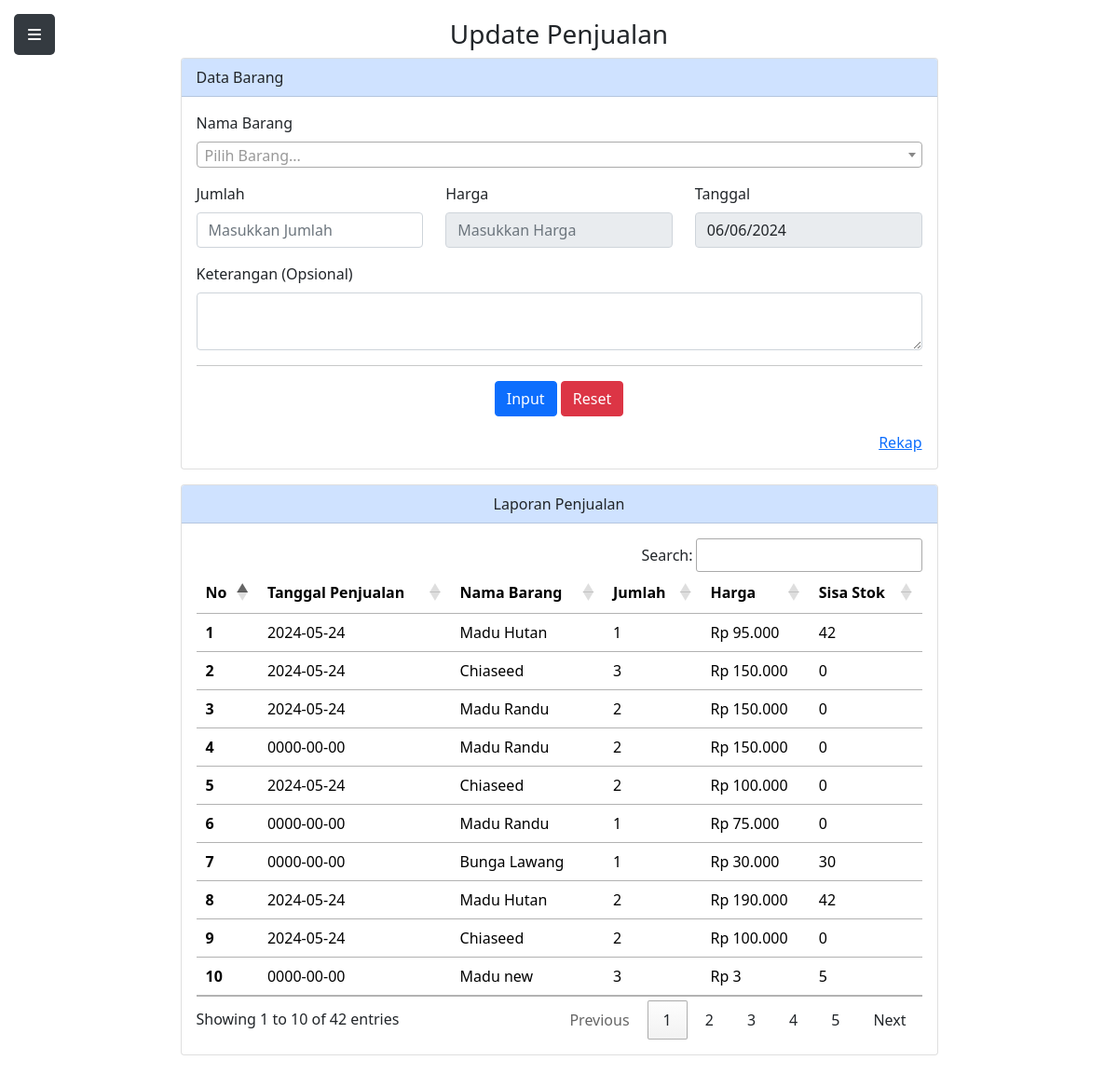
The app's page /update.php (signed in) with its own data.
### tables this page shows
CREATE TABLE `penjualan` (
  `id_penjualan` int(11) NOT NULL,
  `id_barang` int(11) DEFAULT NULL,
  `jumlah_barang_terjual` int(11) DEFAULT NULL,
  `harga_total` decimal(10,2) DEFAULT NULL,
  `tanggal_penjualan` date DEFAULT NULL,
  `keterangan` varchar(255) DEFAULT NULL
);

CREATE TABLE `barang` (
  `id_barang` int(11) NOT NULL,
  `nama_barang` varchar(255) DEFAULT NULL,
  `harga_barang` decimal(10,2) DEFAULT NULL,
  `jumlah_stok` int(11) DEFAULT NULL,
  `is_deleted` tinyint(1) DEFAULT 0
);

### update.php (the view, shortened to what this page needs)
<!doctype html>
<html lang="en">
  <head>
    <?php
    function formatRupiah($angka){
        return 'Rp ' . number_format($angka, 0, ',', '.');
    }
    ?>
    <link href="style.css" rel="stylesheet">
    <link href="https://cdnjs.cloudflare.com/ajax/libs/font-awesome/5.15.4/css/all.min.css" rel="stylesheet">
    <link href="https://cdnjs.cloudflare.com/ajax/libs/select2/4.0.13/css/select2.min.css" rel="stylesheet">
    <link href="https://cdnjs.cloudflare.com/ajax/libs/bootstrap/5.1.3/css/bootstrap.min.css" rel="stylesheet">
    <link rel="stylesheet" href="https://cdn.datatables.net/1.11.5/css/jquery.dataTables.min.css">
    <link rel="stylesheet" href="https://cdn.datatables.net/buttons/2.2.2/css/buttons.dataTables.min.css">
  </head>
  <body>
    <?php require("sidebar.php"); ?>
    <div class="content" id="content">
        <h3 class="text-center">Update Penjualan</h3>
        <div class="container">
            <div class="row">
                <div class="col-md-9 mx-auto">
                    <div class="card mb-3">
                        <div class="card-header bg-primary-subtle">Data Barang</div>
                        <div class="card-body">
                            <form action="input_penjualan.php" id="input_jual" method="POST">
                                <div class="col mb-3">
                                    <label for="namabarang" class="form-label">Nama Barang</label>
                                </div>
                                <div class="row">
                                    <div class="mb-3 col">
                                        <label for="jumlah" class="form-label">Jumlah</label>
                                        <input type="number" class="form-control" name="tjumlah" id="jumlah" placeholder="Masukkan Jumlah">
                                    </div>
                                    <div class="mb-3 col">
                                        <label for="harga" class="form-label">Harga</label>
                                        <input type="text" class="form-control money" id="harga" placeholder="Masukkan Harga" name="tharga" readonly>
                                    </div>
                                    <div class="mb-3 col">
                                        <label for="tanggal" class="form-label">Tanggal</label>
                                        <input type="date" class="form-control" id="tanggal" name="ttanggal" readonly>
                                    </div>
                                </div>
                                <div class="mb-3">
                                    <label for="keterangan" class="form-label">Keterangan (Opsional)</label>
                                    <textarea class="form-control" name="tketerangan" id="keterangan"></textarea>
                                </div>
                                <div class="text-center mb-3">
                                    <hr>
                                    <button class="btn btn-primary" name="binput" type="submit">Input</button>
                                    <button class="btn btn-danger" name="breset" type="reset" onclick="resetForm()">Reset</button>
                                </div>
                                <div class="text-end">
                                    <a class="link-opacity-75 text-mb-end" href="rekap.php">Rekap</a>
                                </div>
                            </form>
                        </div>
                    </div>
                    <div class="card">
                        <div class="card-header text-center bg-primary-subtle">Laporan Penjualan</div>
                        <div class="card-body">
                            <table class="table table-sm" id="penjualanTable">
                                <thead>
                                    <tr>
                                        <th scope="col">No</th>
                                        <th scope="col">Tanggal Penjualan</th>
                                        <th scope="col">Nama Barang</th>
                                        <th scope="col">Jumlah</th>
                                        <th scope="col">Harga</th>
                                        <th scope="col">Sisa Stok</th>
                                    </tr>
                                </thead>
                                <tbody>
                                    <?php
                                    include 'koneksi.php';
                                    $sql = "SELECT
                                                penjualan.id_penjualan,
                                                penjualan.tanggal_penjualan,
                                                barang.nama_barang,
                                                penjualan.jumlah_barang_terjual,
                                                penjualan.harga_total,
                                                barang.jumlah_stok
                                            FROM
                                                penjualan
                                            JOIN
                                                barang ON penjualan.id_barang = barang.id_barang";
                                    $result = $conn->query($sql);
                                    if ($result->num_rows > 0) {
                                        $no = 1;
                                        while($row = $result->fetch_assoc()) {
                                            echo "<tr>";
                                            echo "<th scope='row'>" . $no++ . "</th>";
                                            echo "<td>" . $row["tanggal_penjualan"] . "</td>";
                                            echo "<td>" . $row["nama_barang"] . "</td>";
                                            echo "<td>" . $row["jumlah_barang_terjual"] . "</td>";
                                            echo "<td>" . formatRupiah($row["harga_total"]) . "</td>";
                                            echo "<td>" . $row["jumlah_stok"] . "</td>";
                                            echo "</tr>";
                                        }
                                    } else {
                                        echo "<tr><td colspan='6'>Tidak ada data</td></tr>";
                                    }
                                    ?>
                                </tbody>
                            </table>
                        </div>
                    </div>
                </div>
            </div>
        </div>
    </div>
  </body>
</html>

### sidebar.php (style rules this page uses)
body { display: flex; min-height: 100vh; flex-direction: column; transition: margin-left 0.3s; }
.content { margin-left: 0; padding: 20px; flex-grow: 1; transition: margin-left 0.6s; }

### records on screen
penjualan: tanggal_penjualan "2024-05-24", id_barang.nama_barang "Madu Hutan", jumlah_barang_terjual "1", harga_total "Rp 95.000", id_barang.jumlah_stok "42"
penjualan: tanggal_penjualan "2024-05-24", id_barang.nama_barang "Chiaseed", jumlah_barang_terjual "3", harga_total "Rp 150.000", id_barang.jumlah_stok "0"
penjualan: tanggal_penjualan "2024-05-24", id_barang.nama_barang "Madu Randu", jumlah_barang_terjual "2", harga_total "Rp 150.000", id_barang.jumlah_stok "0"
penjualan: tanggal_penjualan "0000-00-00", id_barang.nama_barang "Madu Randu", jumlah_barang_terjual "2", harga_total "Rp 150.000", id_barang.jumlah_stok "0"
penjualan: tanggal_penjualan "2024-05-24", id_barang.nama_barang "Chiaseed", jumlah_barang_terjual "2", harga_total "Rp 100.000", id_barang.jumlah_stok "0"
penjualan: tanggal_penjualan "0000-00-00", id_barang.nama_barang "Madu Randu", jumlah_barang_terjual "1", harga_total "Rp 75.000", id_barang.jumlah_stok "0"
penjualan: tanggal_penjualan "0000-00-00", id_barang.nama_barang "Bunga Lawang", jumlah_barang_terjual "1", harga_total "Rp 30.000", id_barang.jumlah_stok "30"
penjualan: tanggal_penjualan "2024-05-24", id_barang.nama_barang "Madu Hutan", jumlah_barang_terjual "2", harga_total "Rp 190.000", id_barang.jumlah_stok "42"
penjualan: tanggal_penjualan "2024-05-24", id_barang.nama_barang "Chiaseed", jumlah_barang_terjual "2", harga_total "Rp 100.000", id_barang.jumlah_stok "0"
penjualan: tanggal_penjualan "0000-00-00", id_barang.nama_barang "Madu new", jumlah_barang_terjual "3", harga_total "Rp 3", id_barang.jumlah_stok "5"
